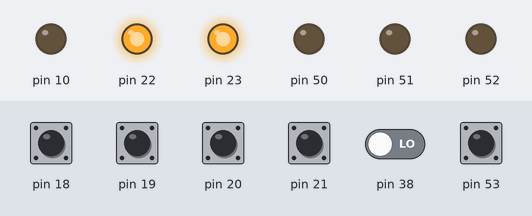
The sketch below on a simulated Arduino Mega 2560, built with avr-gcc and run on an emulated ATmega2560. On the bench: output pins drawn as LEDs (lit = HIGH). The inputs (shaded band) are chosen by the test bench; at power-on: pin 18–21, pin 53 HIGH, pin 38 LOW.

Above: at 1.2 s.
1.3 s: pin 20 pulled LOW for 0.15 s
At 1.37 s:
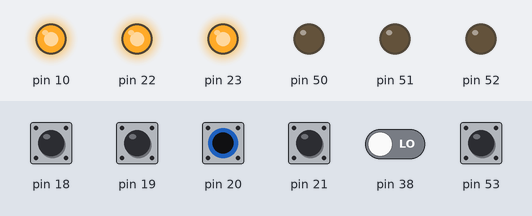
2.9 s: pin 21 pulled LOW for 0.15 s
At 2.97 s:
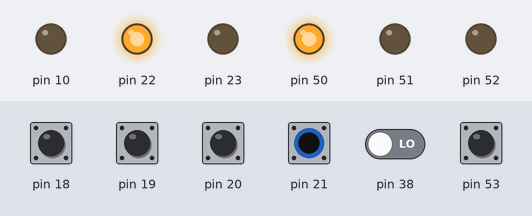
4.5 s: pin 53 pulled LOW for 0.15 s
At 4.57 s:
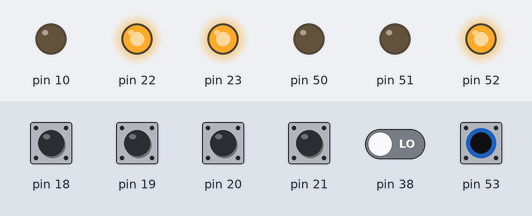
6.1 s: pin 20 driven LOW and pin 21 driven LOW
At 6.6 s:
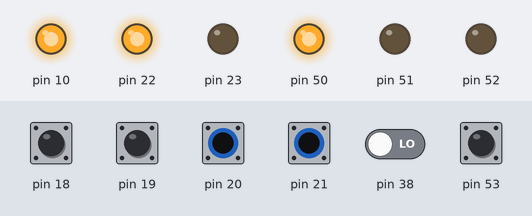
7.6 s: pin 53 pulled LOW for 1 s
At 8.4 s:
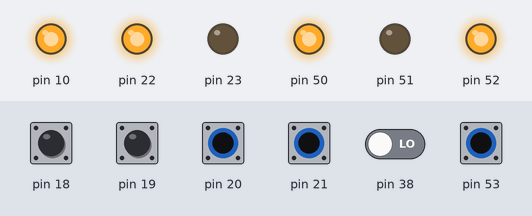
10.1 s: pin 20 driven HIGH
At 10.9 s:
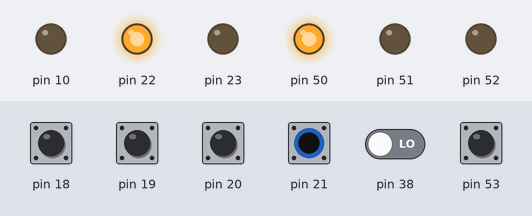
Timing chart, 0 to 12.6 s (numbered marks = the images above; inputs shaded):
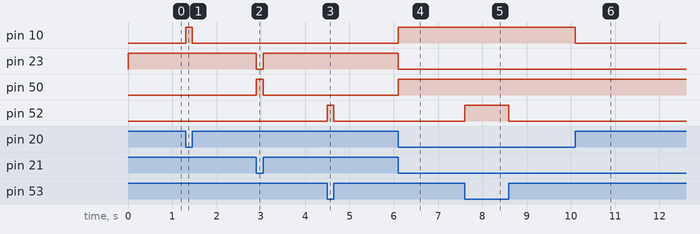

Measured:
- after the input at 1.3 s, pin 10: LOW → HIGH at once, → LOW 0.15 s later
- after the input at 2.9 s, pin 23: HIGH → LOW at once, → HIGH 0.15 s later; pin 50: LOW → HIGH at once, → LOW 0.15 s later
- after the input at 4.5 s, pin 52: LOW → HIGH at once, → LOW 0.15 s later
- after the input at 6.1 s, pin 10, pin 50: LOW → HIGH at once; pin 23: HIGH → LOW at once
- after the input at 7.6 s, pin 52: LOW → HIGH at once, → LOW 1.0 s later
- after the input at 10.1 s, pin 10: HIGH → LOW at once

The sketch:

testing2.ino
```cpp
//#include <avr/interrupt.h>
//#include <avr/sleep.h>
//#include <avr/power.h>

// buttons
const uint16_t button_CZl = 1 << 0; //D0
const uint16_t button_H   = 1 << 2; //D2
const uint16_t button_Z   = 1 << 3; //D3
const uint16_t button_P   = 1 << 4; //D4
const uint16_t button_CZr = 1 << 5; //D5
const uint16_t button_M   = 1 << 6; //D6

// all buttons - useful variable to have
const uint16_t all_buttons = button_CZl | button_H | button_Z | button_P | button_CZr | button_M;

// LEDs
// 1 at bit 8 to indicate register B.
const uint16_t LED_zero = 1 << 4 | 1 << 8; //B4
const uint16_t LED_one  = 1 << 3 | 1 << 8; //B3
const uint16_t LED_two  = 1 << 2 | 1 << 8; //B2
const uint16_t LED_act  = 1 << 1 | 1 << 8; //B1


// jacks
// 1 at bit 9 to indicate register A.
const uint16_t TX_l = 1 << 1 | 1 << 9; // A1
const uint16_t RX_l = 1 << 1;      // D1
const uint16_t TX_r = 1 << 0 | 1 << 9; // A0
const uint16_t RX_r = 1 << 0 | 1 << 8; // B0


/* Function: Write
   ---------------------
   'pin':     pin number
   'is_high': HIGH or LOW
    Writes either HIGH or LOW on pin 'pin'.
*/
void Write(uint16_t pin, uint8_t is_high) {
  if (pin & (1 << 8)) { //1 at bit 8 -> register B
    if (is_high) PORTB |= (pin & ~(1 << 8));
    else PORTB &= ~(pin & ~(1 << 8));
  }
  else if (pin & (1 << 9)) { //1 at bit 9 -> register A
    if (is_high) PORTA |= (pin & ~(1 << 9));
    else PORTA &= ~(pin & ~(1 << 9));
  }
  else {
    if (is_high) PORTD |= pin;
    else PORTD &= ~pin;
  }
}


/* Function: Read
   ---------------------
   'pin':     pin number
    reads pin state HIGH or LOW
*/
uint8_t Read(uint16_t pin) {
  if (pin & (1 << 8)) { //read register B
    if (PINB & (pin & ~(1 << 8))) return HIGH;
    return LOW;
  }
  else { // read register D (no input on register A)
    if (PIND & pin) return HIGH;
    return LOW;
  }
}


void setup() {
  // initialize output on register A:
  DDRA |= (TX_l | TX_r) & ~(1 << 9);
  //DDRA |=00000111;  // All possible registers on A to output, to save battery.
  // initialize input on register A:
  // --
  // initialize output on register B:
  DDRB |= (LED_zero | LED_one | LED_two | LED_act) & ~(1 << 8);
  // initialize input on register B:
  DDRB &= ~(RX_r & ~(1 << 8)) ;
  //DDRB = 11111111 & ~(RX_r & ~(1<<8)); // All except input pin to output.
  // initialize input on register D:
  DDRD &= ~(all_buttons | RX_l);

  // internal pullup resistors for buttons and RX on register D:
  PORTD |= (all_buttons | RX_l);
  // internal pullup resistors for RX on register B:
  PORTB |= (RX_r & ~(1 << 8));

  // set TX HIGH
  PORTA |= ((TX_l | TX_r) & ~(1 << 9));


  // Pin change interrupt
  /*
  cli();                      // turn interrupts off while changing them.
  GIMSK |= (1<<PCIE2);            // enable Pin interrupt on register D (see datasheet)
  PCMSK2 |= all_buttons;      // use any button for interrupt.
  //sei();                      // turn interrupts on.
  */
}


uint8_t old_button_state = all_buttons; // 0 on bit x iff button x pressed
uint8_t button_state = all_buttons;
uint8_t RX_r_state = HIGH;
uint8_t RX_l_state = HIGH;
uint8_t old_RX_r_state = HIGH;
uint8_t old_RX_l_state = HIGH;

void loop() {

  button_state = PIND & all_buttons; //read state of buttons from register D.
  RX_r_state= Read(RX_r);  // Read state from RX_r
  RX_l_state=Read(RX_l);   // Read state from RX_l

  if (old_RX_l_state!= RX_l_state ){ // change on RX_l
    if(RX_l_state==LOW) Write(LED_zero, HIGH);
    else Write(LED_zero,LOW);
  }
  if (old_RX_r_state!= RX_r_state ){ // change on RX_r
    if(RX_r_state==LOW) Write(LED_act, HIGH);
    else Write(LED_act,LOW);
  }


  if((button_state & button_CZl) != (old_button_state & button_CZl)){ //button CZl changed
    if((button_state & button_CZl) == button_CZl){//button not pressed, i.e. HIGH
      Write(TX_l, HIGH);
      Write(LED_one,LOW);
    }
    else { // button pressed
      Write(TX_l, LOW);
      Write(LED_one,HIGH);
    }
  }

  if((button_state & button_CZr) != (old_button_state & button_CZr)){ //button CZl changed
    if((button_state & button_CZr) == button_CZr){//button not pressed, i.e. HIGH
      Write(TX_r, HIGH);
      Write(LED_two,LOW);
    }
    else { // button pressed
      Write(TX_r, LOW);
      Write(LED_two,HIGH);
    }
  }
  delay(50);

  old_button_state = button_state;
  old_RX_r_state = RX_r_state;
  old_RX_l_state = RX_l_state;

}
```
